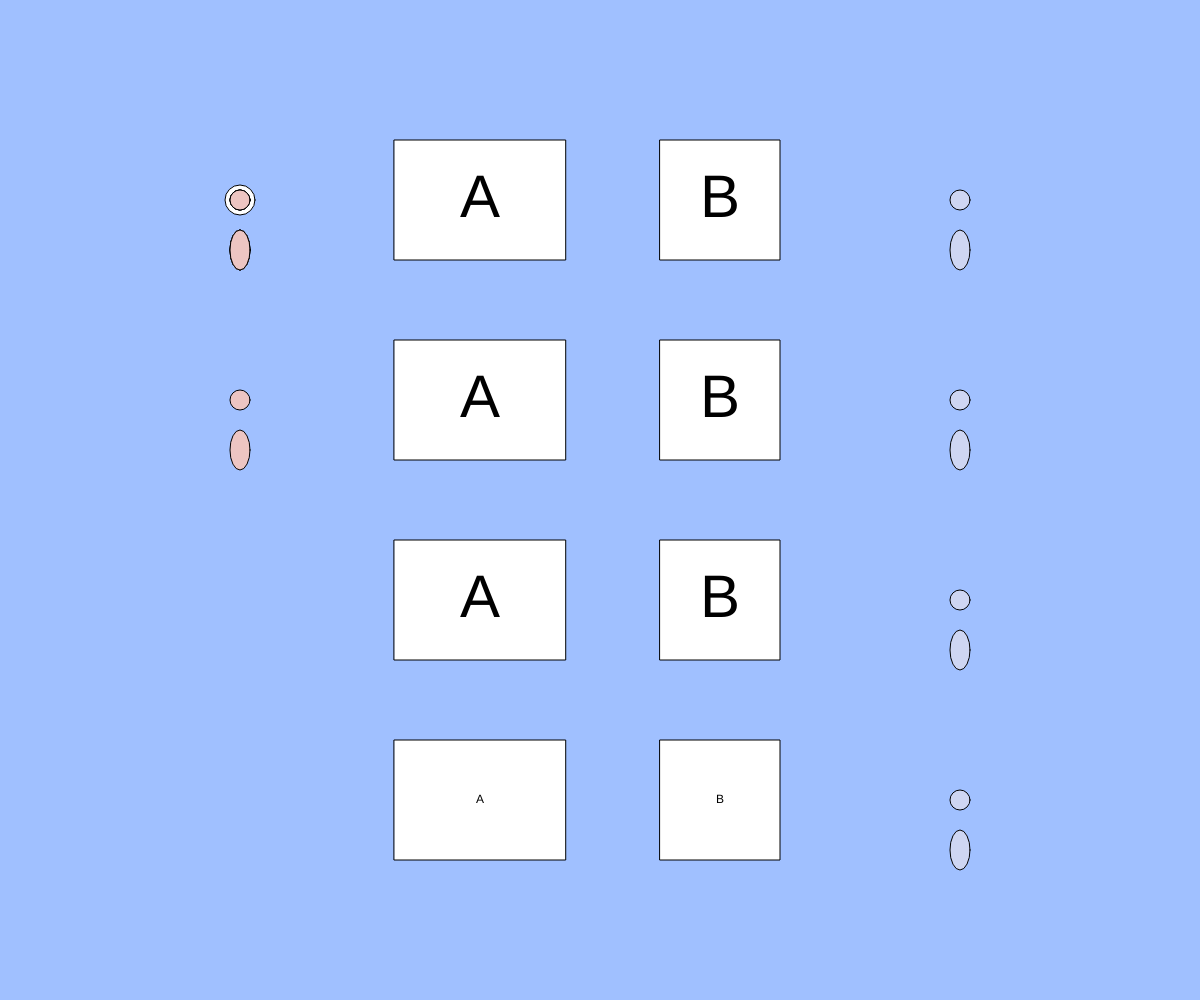
Frame 1 (no input)
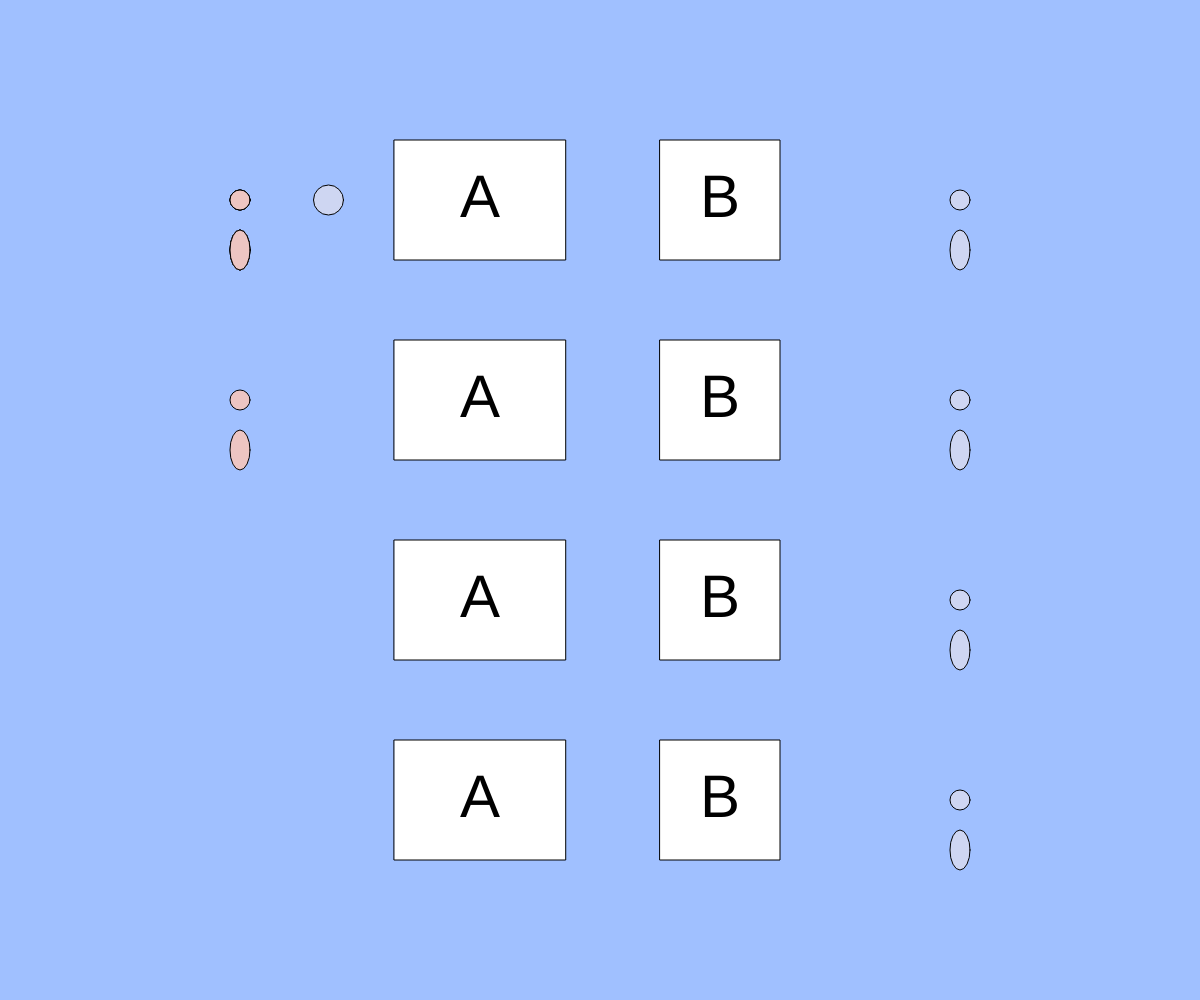
Frame 60 (no input)
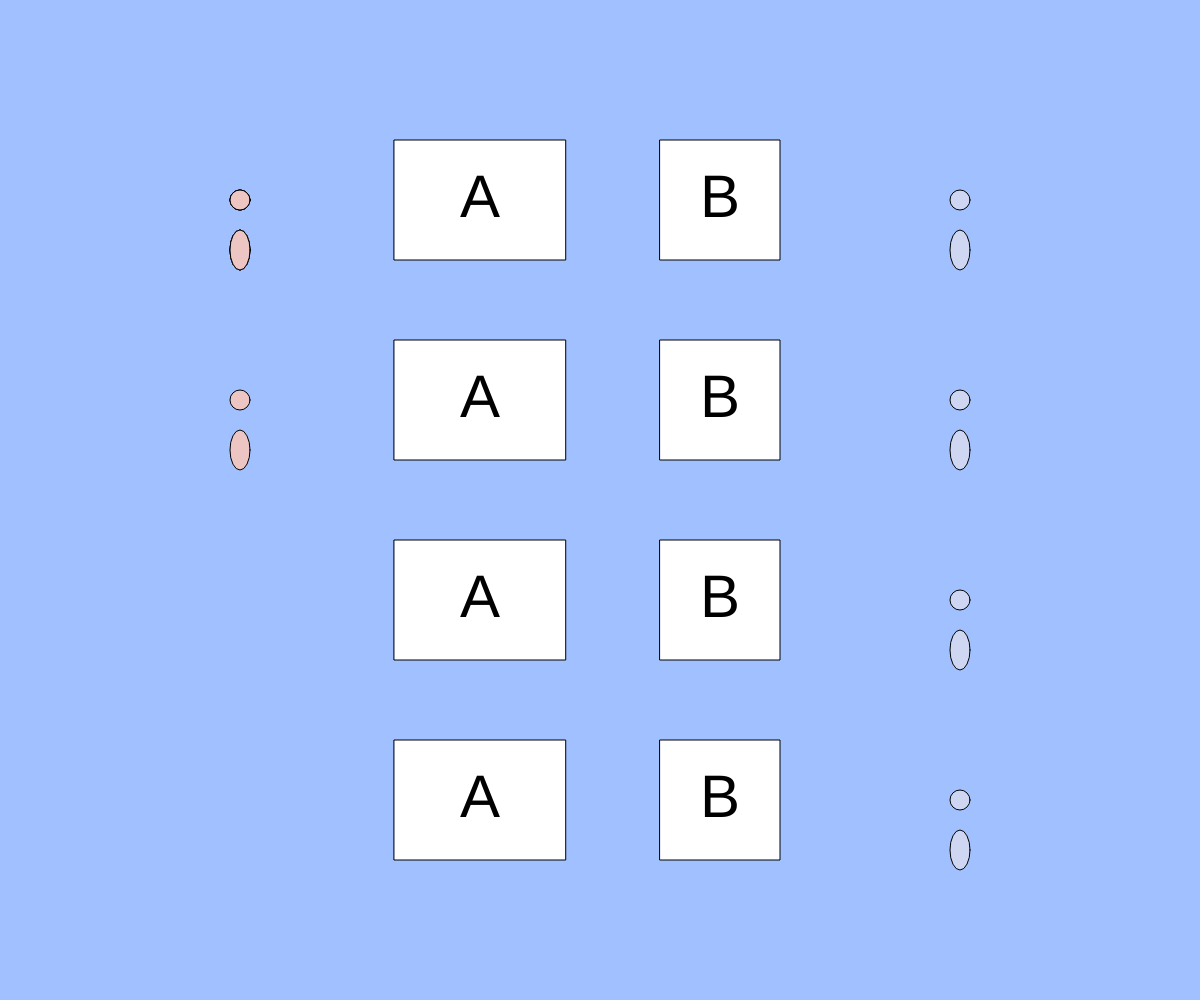
Frame 120 (the mouse pressed at the canvas centre since frame 60)

The p5.js sketch that drew these frames (run headless with seeded random() and noise() and a simulated clock; from frame 60 on, the mouse is pressed at the canvas centre):

// p5.js sketch
// ── sketch.js
// 最終課題を制作しよう
let a, b;
let timestamp = 0;

function setup(){
  createCanvas(windowWidth, windowHeight);
  a=width/5
  b=height/5
  c=width/5
  d=height*2/5
  e=width*2/5
  f=height*3/5
  g=0
  h=height*4/5

  starttm = millis();
}

function draw(){
  background(160, 192, 255);

  ellipse(a, b, 30);
  a += 1.5;
  if(a > width*2/5){a=width*2/5;};

  let sabun = millis() - starttm;
  if(  sabun > 1000 * 5 ){
    ellipse(e,f,30);
  e += 1.5;
  if(e > width*3/5){e=width*3/5}
  }

  if(  sabun < 1000 * 2 ){
    fill(237, 197, 194)
    person(width/5, height*2/5,50);
  }


  if(  sabun > 1000 * 2 ){
  fill(237, 197, 194);
  person(c,d,50);
  c -= 0.8;
  if(c < 0){c=0;};
  }

   if(  sabun > 1000 * 7){
  person(g,h,50);
  g += 0.8;
  if(g > width/5){g=width/5;};
   }





  for(let i = 1; i < 5; i++){

  fill(255);
  rectMode(CENTER)
  rect(width * 2/5, height * (5 - i) / 5, width / 7, width/10);
  rect(width * 3/5, height * (5 - i) / 5, width / 10, width/10);

  fill(0);
   textAlign(CENTER, CENTER)
   text("A",width * 2/5, height * (5 - i) / 5);
   text("B",width * 3/5, height * (5 - i) / 5);
   textSize(width / 20);

  fill(237, 197, 194);
   person(width / 5, height /5 ,50);
   fill(206, 214, 242);
   person(width * 4/5, height * (5 - i) / 5, 50);
  }
}


function person(x, y, size){
  ellipse(x,y+height/20,size*0.4,size * 0.8);
  ellipse(x,y,size*0.4,size * 0.4);
}


function windowResized(){
  resizeCanvas(windowWidth, windowHeight);
}
